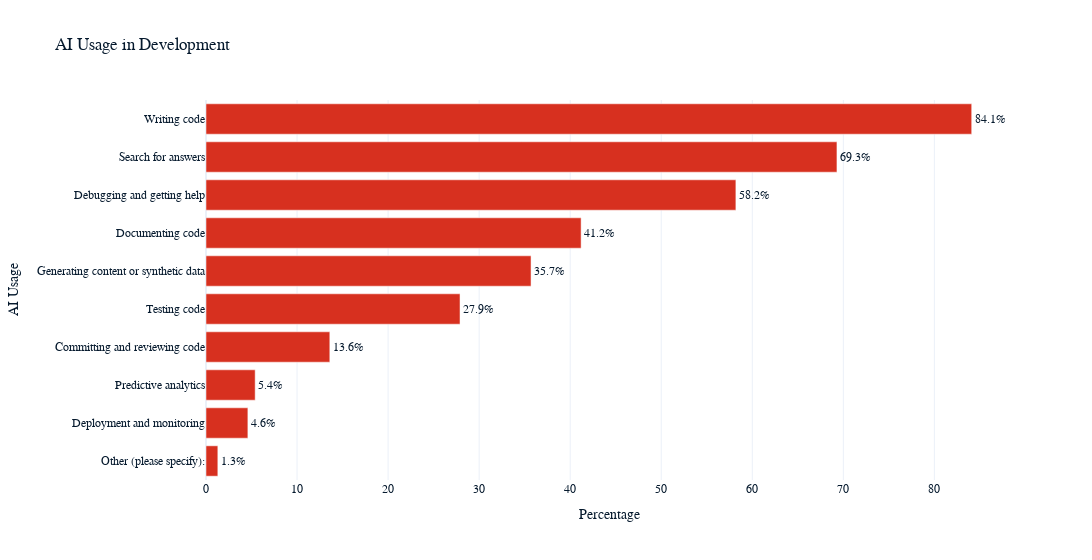

Notebook cell for this chart:
### Markdown cell above
The data reveals that a significant majority of users hold a positive stance towards AI tools in their development workflows. Specifically, **50%** of users find AI tools **favorable**, and **26.7%** view them as **very favorable**. In contrast, only **15.8%** of users are **indifferent** towards the use of AI tools. The remaining respondents either feel **unsure** or hold a **very unfavorable** view.

Overall, the findings indicate that a strong majority of users are supportive of integrating AI tools into their development processes, suggesting a general trend of positive sentiment towards these tools.

### Code cell
aitoolscur = cleaners(aiQ1, "AIToolCurrently Using", dash = False)
aitoolscur = aitoolscur.iloc[:,5:]
row_num_aitools = aitoolscur.shape[0]
aitoolscur = aitoolscur.sum().reset_index()
aitoolscur.columns = ['AI Usage','Sum']
aitoolscur['Percentage'] = ((aitoolscur['Sum'] / row_num_aitools) * 100).round(1)
aitoolscur = aitoolscur.drop(columns='Sum')
aitoolscur = aitoolscur.sort_values(by='Percentage', ascending = True)
aitoolscur = h_bar(aitoolscur,'Percentage','AI Usage', 'AI Usage in Development')
aitoolscur.show()

### Figure 1 — Plotly figure (JSON) as saved in the notebook; plotly's stock layout.template omitted (floating-point values rounded to 4 significant figures)
{"data": [{"alignmentgroup": "True", "hoverinfo": "none", "hovertemplate": "<b>%{y}: </b>%{x:.1f}%<extra></extra>", "legendgroup": "", "marker": {"color": "#d7301f", "pattern": {"shape": ""}}, "name": "", "offsetgroup": "", "orientation": "h", "showlegend": false, "text": ["1.3%", "4.6%", "5.4%", "13.6%", "27.9%", "35.7%", "41.2%", "58.2%", "69.3%", "84.1%"], "textposition": "outside", "type": "bar", "x": [1.3, 4.6, 5.4, 13.6, 27.9, 35.7, 41.2, 58.2, 69.3, 84.1], "xaxis": "x", "y": ["Other (please specify):", "Deployment and monitoring", "Predictive analytics", "Committing and reviewing code", "Testing code", "Generating content or synthetic data", "Documenting code", "Debugging and getting help", "Search for answers", "Writing code"], "yaxis": "y"}], "layout": {"barmode": "relative", "legend": {"tracegroupgap": 0}, "title": {"text": "AI Usage in Development"}, "width": 1250, "xaxis": {"anchor": "y", "domain": [0, 1], "title": {"text": "Percentage"}}, "yaxis": {"anchor": "x", "domain": [0, 1], "title": {"text": "AI Usage"}}}}
